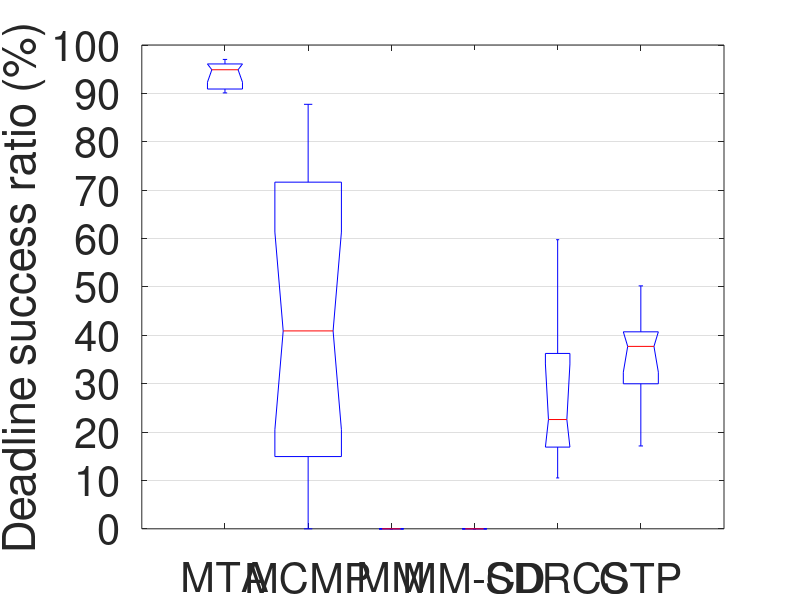

This figure's MATLAB source: (Note: this script raises an error after producing the figure.)
%%%%%%%%%%%%%%%%%%%%%%%%%%%%%%%%%%%%%%%%%%%%%%%%%%%%%%%%%%%%%%%%%%%%%%%%%%%%%%%%%%%%%%%
%   Author: Xiaohui Liu (whulxh@gmail.com)
%   Date:   10/21/2011
%   Function: prepares figures for display
%%%%%%%%%%%%%%%%%%%%%%%%%%%%%%%%%%%%%%%%%%%%%%%%%%%%%%%%%%%%%%%%%%%%%%%%%%%%%%%%%%%%%%%%
%% deadline success ratio
cd ~/Dropbox/tOR/figures/;
% 'm' for min
protocols = {'MTA'; 'MCMP'; 'MM'; 'MM-CD'; 'SDRCS'; 'CTP';};
%% Deadline success ratio
metric = 'Deadline success ratio';
PROTOCOL_CNTS = size(protocols, 1);
pdr = cell(PROTOCOL_CNTS, 1);
idx = 1;
% MTA
t = [
0.96113876728886
0.91416485985902
0.90621242894776
0.95257988053686
0.96891537835108
0.97019603994432
0.90730368959541
0.95995577968106
0.90102020661665
0.945099627337    
];
pdr{idx} = t;
idx = idx + 1;

% MCMP
t = [
0
0.40906105919856
0
0.73596476100733
0
0.043565762992778
0.33696109293621
0.87741239934881
0.71959122436672
0.68447708462256
0.50097661298498
0.71346301471456
0.77696083759656
0.37872561918741
0.08937295884171
0.2093159925753
0.35896524577046
0.73319866686379
0.69214245144293
];
pdr{idx} = t;
idx = idx + 1;

% MMSPEED
t = [
0
0
0
0
0
0
0 
];
pdr{idx} = t;
idx = idx + 1;

% MMSPEED-CD
t = [
0
0
0
0
0
0
0
];
pdr{idx} = t;
idx = idx + 1;

% SDRCS
t = [
0.10520438137424
0.15200017675298
0.22588571757068
0.37568277691536
0.18582913458677
0.59759605666777
0.34932221063608    
];
pdr{idx} = t;
idx = idx + 1;

% CTP
t = [
0.3899924901668
0.43720033759329
0.40832357137398
0.50214502130206
0.40371696493928
0.28840977259886
0.21824975055222
0.17126880343172
0.36415180993619
0.33386242745824
];
pdr{idx} = t;
idx = idx + 1;

% display
data = pdr;
group = zeros(0);
dataDisp = zeros(0);
for i = 1 : size(data, 1)
    group = [group ; ones(size(data{i})) + i - 1];
    dataDisp = [dataDisp ; data{i}];
end
figure('name', metric);
% title([metric 'for different protocols']);
h = boxplot(dataDisp * 100, group, 'notch', 'on');
set(gca, 'FontSize', 30, 'YGrid', 'on', 'xtick', 1:size(protocols, 1), 'XTickLabel', protocols, 'ytick', 0:10:100);
ylabel([metric ' (%)']);
%
maximize;
set(gcf, 'Color', 'white'); % Sets figure background
export_fig 'dcr_peers_periodic_indriya' -eps;
export_fig 'dcr_peers_periodic_indriya' -jpg -zbuffer;
saveas(gcf, 'dcr_peers_periodic_indriya.fig');
% saveas(h, 'foo.fig');
% xticklabel_rotate(1 : size(protocols, 1), 90, protocols);

%% PDR
metric = 'Packet delivery ratio';
PROTOCOL_CNTS = size(protocols, 1);
pdr = cell(PROTOCOL_CNTS, 1);
idx = 1;
% MTA
t = [
0.96138260799092
0.91583736138755
0.90701677140456
0.95506257110353
0.96956451351789
0.97056199821588
0.9086859688196
0.96044214106405
0.90186003903294
0.94599303135888  
];
pdr{idx} = t;
idx = idx + 1;

% MCMP
t = [
0
0.46148325358852
0
0.83042550520899
0
0.043565762992778
0.5696993361968
0.99596112583617
0.89423942394239
0.82079390722363
0.89954214920549
0.95379731953915
0.93221681566142
0.90515653775322
0.67854451501776
0.84304176812137
0.94790916510634
0.92890515871104
0.89657251518946 
];
pdr{idx} = t;
idx = idx + 1;

% MMSPEED
t = [
0
0
0
0
0
0
0
0
0
0
0
0
0
0
];
pdr{idx} = t;
idx = idx + 1;

% MMSPEED-CD
t = [
0
0
0
0
0
0
0
0
0
0
0
0
0
0  
];
pdr{idx} = t;
idx = idx + 1;

% SDRCS
t = [
0.4045545880777
0.41055805657012
0.34480300365952
0.72300489465844
0.43832540940306
0.80517711171662
0.34932221063608    
];
pdr{idx} = t;
idx = idx + 1;

% CTP
t = [
0.9914825434306
0.99623655913978
0.99016558796335
0.9205524581855
0.93092096459064
0.89362064560089
0.93027530601161
0.8603359009976
0.94441670827093
0.9382128877478    
];
pdr{idx} = t;
idx = idx + 1;

% display
data = pdr;
group = zeros(0);
dataDisp = zeros(0);
for i = 1 : size(data, 1)
    group = [group ; ones(size(data{i})) + i - 1];
    dataDisp = [dataDisp ; data{i}];
end
figure('name', metric);
% title([metric 'for different protocols']);
h = boxplot(dataDisp * 100, group, 'notch', 'on');
set(gca, 'FontSize', 30, 'YGrid', 'on', 'xtick', 1:size(protocols, 1), 'XTickLabel', protocols, 'ytick', 0:10:100);
ylabel([metric ' (%)']);
%
maximize;
set(gcf, 'Color', 'white'); % Sets figure background
export_fig 'pdr_peers_periodic_indriya' -eps;
export_fig 'pdr_peers_periodic_indriya' -jpg -zbuffer;
saveas(gcf, 'pdr_peers_periodic_indriya.fig');
% saveas(h, 'foo.fig');
% xticklabel_rotate(1 : size(protocols, 1), 90, protocols);

%% NTX
metric = 'Number of transmissions per packet delivered';
PROTOCOL_CNTS = size(protocols, 1);
pdr = cell(PROTOCOL_CNTS, 1);
idx = 1;
% MTA
t = [
8.47051633298209
9.19847429813279
10.0834510150044
8.54964689866417
8.8203790282184
8.34550467914439
10.0026292335116
8.91758357573458
9.12189197544495
9.2340571330678
];
% t = t(t >= .9);
pdr{idx} = t;
idx = idx + 1;

% MCMP
t = [
10000
32.2006220839813
10000
16.8742442563483
10000
356.858695652174
26.0680831619831
16.6763401343303
18.1839456467036
17.5601012231126
25.8559880239521
16.5494884752866
15.8040786598689
18.9186164801628
18.5854355069015
21.0667073983559
22.4091876012966
19.2286751361162
17.3631990067767   
];
pdr{idx} = t;
idx = idx + 1;

% MMSPEED
t = [
10000
10000
10000
10000
10000
10000
10000
10000
10000
10000
10000
];
pdr{idx} = t;
idx = idx + 1;

% MMSPEED-CD
t = [
10000
10000
10000
10000
10000
10000
10000
10000
10000
10000
10000  
];
pdr{idx} = t;
idx = idx + 1;

% SDRCS
t = [
30.5121412803532
24.6956656667012
33.2465885596141
14.0244893153588
25.1366877573566
11.3572335025381
18.9671641791045    
];
pdr{idx} = t;
idx = idx + 1;

% CTP
t = [
9.04669558560857
8.89131968948483
9.223259762309
11.1608809359945
12.7854637456155
12.9803659931376
12.691485539788
14.0963843632272
12.8230837004405
11.386075097573
];
pdr{idx} = t;
idx = idx + 1;

% display
% pdr = pdr(3:4, :);
data = pdr;
group = zeros(0);
dataDisp = zeros(0);
for i = 1 : size(data, 1)
    group = [group ; ones(size(data{i})) + i - 1];
    dataDisp = [dataDisp ; data{i}];
end
figure('name', metric);
% title([metric 'for different protocols']);
h = boxplot(dataDisp, group, 'notch', 'on');
set(gca, 'xtick', 1:size(protocols, 1), 'XTickLabel', protocols);
set(gca, 'FontSize', 30, 'YGrid', 'on', 'yscale', 'log');
%xlabel('Protocols');
ylabel(metric);
%
maximize;
set(gcf, 'Color', 'white'); % Sets figure background
export_fig 'ntx_peers_periodic_indriya' -eps;
export_fig 'ntx_peers_periodic_indriya' -jpg -zbuffer;
saveas(gcf, 'ntx_peers_periodic_indriya.fig');
% saveas(h, 'foo.fig');
% xticklabel_rotate(1 : size(protocols, 1), 90, protocols);